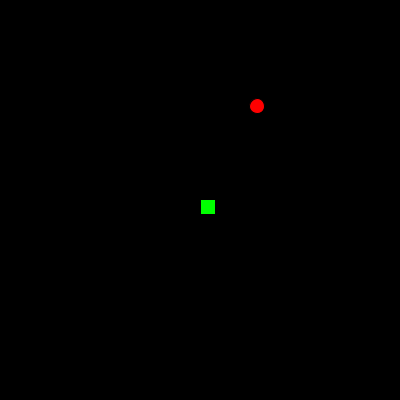
Frame 1 (no input)
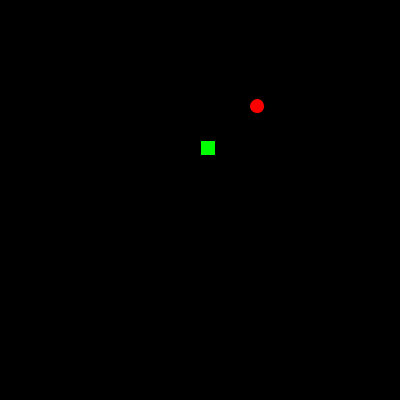
Frame 60 (the mouse pressed at the canvas centre just before this capture)
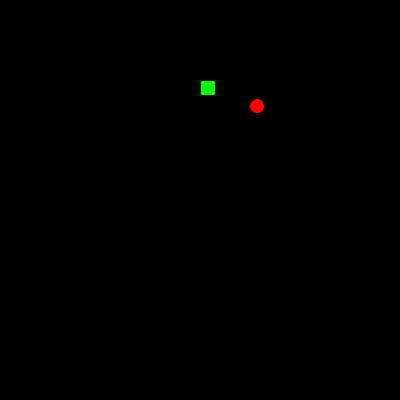
Frame 120 (the mouse held since frame 60 and released just before this capture)

The Processing sketch that drew these frames (run headless with seeded random() and noise(); from frame 60 on, the mouse is pressed at the canvas centre):

// Processing sketch: SnakeGame
// ── SnakeGame.pde
Snake s;
Food f;
void setup(){
  size(400,400);
  background(0,0,0);
  s = new Snake();
  f = new Food();
}
void draw (){
  background(0,0,0);
  f.moveFood();
  s.moveSnake();
  s.drawSnake();
  s.changeDirection(keyCode);
}

// ── Food.pde
public class Food {
  int x;
  int y;
  
  public Food(){
    x = int(random(5,395));
    y = int(random(5,395));
  }

  /**
  * Moves the food to a new position after collision w/ snake.
  */
  public void moveFood(){
    fill(255,0,0);
  circle(x,y,15);
  }
}

// ── Snake.pde
public class Snake {
  int x;
  int y;
  String currentDirection;
  
  public Snake(){
    x = 200;
    y = 200;
    currentDirection = "Up";
  }
  
  public void drawSnake(){
    fill(0,255,0);
    rect(x,y,15,15);
  }
  
  public void moveSnake(){
    if(currentDirection == "Up"){
    y = y - 1;
    }else if(currentDirection == "Right"){
    x = x + 1;
  }else if (currentDirection == "Left"){
    x = x - 1;
  }else if (currentDirection == "Down")
  y = y + 1;
  }
  
  public void changeDirection(int keyNum){
    if(keyNum == 38){
   currentDirection = "Up";
    }else if(keyNum == 39){
      currentDirection = "Right";
    }else if(keyNum == 40){
      currentDirection = "Down";
    }else if(keyNum == 37){
      currentDirection = "Left";
    }
  }
}

// ── UI.pde
/*public class UI {
  public void drawFinish (){
    background (0,0,0);
    text ("Game Over", 200, 200);
   }
}*/
